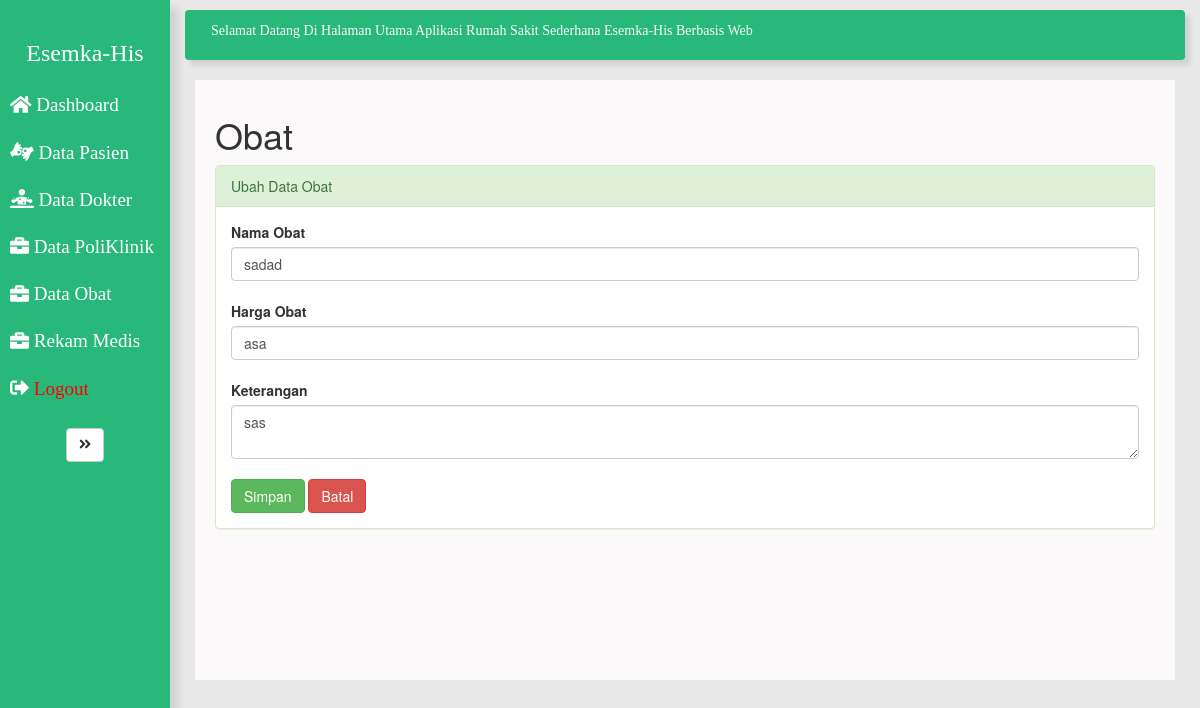
Page /obat/edit_obat.php?id=0136770c-4f4b-4690-848c-b57de350c384 on the committed database.
### tables this page shows
CREATE TABLE `obat` (
  `id_obat` varchar(50) NOT NULL,
  `nama_obat` varchar(100) NOT NULL,
  `harga_obat` text NOT NULL,
  `ket_obat` text NOT NULL
);

### obat/edit_obat.php (the view, shortened to what this page needs)
<!DOCTYPE html>
<html lang="en">
<head>
  	<link rel="stylesheet" href="../assets/css/style.css">
	<link rel="stylesheet" href="https://maxcdn.bootstrapcdn.com/bootstrap/3.4.0/css/bootstrap.min.css">
</head>
<body>
	<div class="wrapper">
			<nav id="sidebar">
				<div class="sidebar-header">
					<a href="../index.php"><h3>Esemka-His</h3>
					</a>
				</div>
				<ul class="list-unstyled components">
					<li>
						<a href="../index.php">
							<i class="fas fa-home"></i>
							Dashboard
						</a>
					</li>
					<li>
						<a href="../pendaftaran">
							<i class="fas fa-american-sign-language-interpreting"></i>
							Data Pasien
						</a>
					</li>
					<li>
						<a href="../dokter/data_dokter.php">
							<i class="fas fa-diagnoses"></i>
							Data Dokter
						</a>
					</li>
					<li>
						<a href="../poliklinik/data_poli.php">
							<i class="fas fa-briefcase"></i>
							Data PoliKlinik
						</a>
					</li>
					<li>
						<a href="../obat/data_obat.php">
							<i class="fas fa-briefcase"></i>
							Data Obat
						</a>
					</li>
					<li>
						<a href="../pelayanan.php">
							<i class="fas fa-briefcase"></i>
							Rekam Medis
						</a>
					</li>
					<li>
						<a href="../logout.php">
							<i class="fas fa-sign-out-alt"></i>
							<font color="red">Logout</font><br>
						</a>
					</li>
				</ul>
					<button type="button" id="sidebarCollapse" class="btn btn-default">
							<i class="fas fa-angle-double-right"></i>
					</button>
			</nav>
		<div id="content">
			<nav class="navbar navbar-expand-lg ">
                <div class="container-fluid">
				<marquee>Selamat Datang Di Halaman Utama Aplikasi Rumah Sakit Sederhana Esemka-His Berbasis Web</marquee>
				</div>
			</nav>
			<div id="page-wrapper" >
				<div style="padding: 15px 20px;background-color: #fbf9f9; min-height: 600px; margin-right: 15px; margin-left: 5px; margin-bottom: 0px;" >
					<div id="page-inner">
                        <div class="box">
                            <h1>Obat</h1>
                            <div class="panel panel-success">
                            <div class="panel-heading">Ubah Data Obat </div>
                                <div class="panel-body">
                                <div class="row">
                                    <div class="col-md-12">
                                    <?php
                                        include '../../config.php';
                                        $id = $_GET['id'];
                                        $sql_obat = mysqli_query($koneksi,"SELECT * FROM obat WHERE id_obat='$id'") or die ;(mysqli_error($koneksi));
                                        $data = mysqli_fetch_array($sql_obat)
                                    ?>
                                    <form method="post" action="proses_obat.php">
                                        <label>Nama Obat</label>
                                        <input name="nama_obat" id="nama_obat" value="<?php echo $data['nama_obat']; ?>" class="form-control" required autofocus/>
                                        <br />
                                        <label>Harga Obat</label>
                                        <input name="harga_obat" id="harga_obat" value="<?php echo $data['harga_obat']; ?>" class="form-control" required />
                                        <br />
                                        <label>Keterangan</label>
                                        <textarea name="ket_obat" id="ket_obat" class="form-control" required><?php echo $data['ket_obat']; ?></textarea>
                                        <input type="submit" name="edit_obat" value="Simpan" class="btn btn-success" />
                                        <a href="data_obat.php"><input type="button" value="Batal" class="btn btn-danger"></a>
                                    </form>
                                    </div>
                                </div>
                            </div>
                            </div>
              </div>
            </div>
          </div>
        </div>
    </div>
  </body>
</html>

### assets/css/style.css (style rules this page uses)
body { font-family: 'Poppins', sans-serif; background: #999; }
a, a:hover, a:focus { color: inherit; text-decoration: none; transition: all 0.3s; }
.navbar { padding: 10px; font-family: 'Trebuchet Ms', Times, serif; color: #fafafa; background: rgb(40, 184, 122); border:none; border-radius: 0; margin-left: -5px; margin-right: 5px; box-shadow: 5px 5px 5px rgba(0, 0, 0, 0.1); }
.wrapper { display: flex; align-items: stretch; background: rgb(232, 232, 232); }
#sidebar { font-family: 'Trebuchet Ms', Times, serif; text-align: center; font-size: 13pt; color: #fff; min-width: 170px; max-width: 180px; background: rgb(40, 184, 122); transition: all 0.3s; outline: 0px; box-shadow: 8px 8px 8px rgba(0, 0, 0, 0.1); }
#sidebar ul li a { text-align: left; color: #fff; font-family: 'Trebuchet Ms', Times, serif; }
#sidebar .sidebar-header h3 { padding-top: 20px; background: rgb(40, 184, 122); color: #fff; font-family: 'Trebuchet Ms', Times, serif; }
#sidebar ul.components { padding: 5px 0; border-bottom: 1px solid rgb(40, 184, 122); }
#sidebar ul li a { padding: 10px; font-size: 1.1em; display: block; }
#content { width: 100%; padding: 10px; padding-left: 20px; min-height: 100vh; transition: all 0.3s; }

### rows in the picture
obat: nama_obat "sadad", harga_obat "asa", ket_obat "sas"
